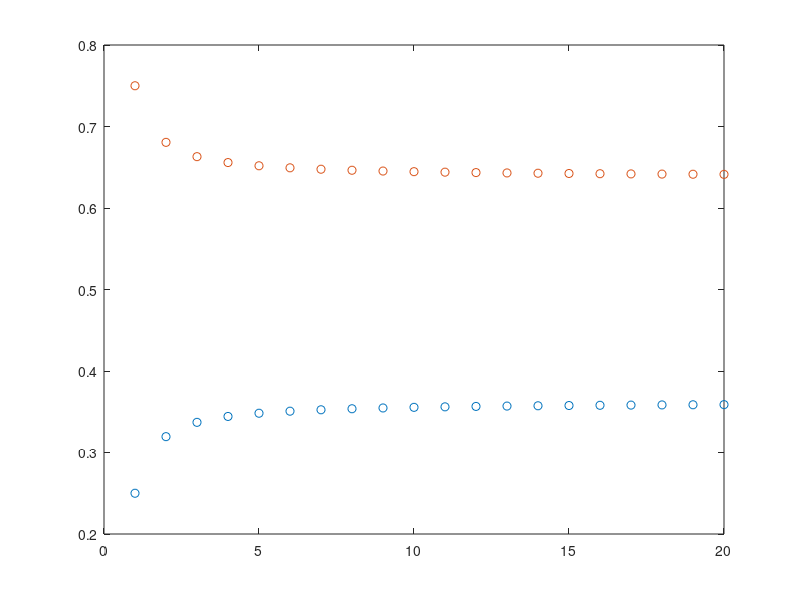

Write MATLAB code to recreate this figure. (Note: this script raises an error after producing the figure.)
maxN = 20;

col_evec   = cell(maxN,1);
col_eveci  = cell(maxN,1);
col_evec2  = cell(maxN,1);

col_eig    = cell(maxN,1);

collect1 = zeros(maxN,1);
collect2 = zeros(maxN,1);

collect_new = zeros(maxN,1);
for N = 1:maxN
  E0 = zeros(N+1,1);
  v  = zeros(N+1,1);
  M  = zeros(N+1,N+1);
  %
  E0(N+1) = 1;
  for k = 1:N
    v(k+1) = k/(k+N);
  end
  M(1,1) = 1;
  for k = 1:N
    M(k+1,k+1) = N/(k+N);
    M(k,  k+1) = k/(k+N);
  end
  collect1(N) = v'*(M^N)*E0;
  collect2(N) = v'*(M^(2*N))*E0;
  idx = linspace(0,1,N+1);
  [evec,evv] = eig(M );
  evec = evec*diag(diag(evec).^-1);
  col_evec{N}  = evec;
  ivec = inv(evec);
  %col_eveci{N} = inv(evec);

  evec2 = zeros(N+1,N+1);
  evec2(1,1) = 1;
  if N >= 2
    evec2(1,2) = -1;
    evec2(2,2) =  1;
  end
  for k = 2:N
    la = (k+N)/N;
    for j = 0:(k-1)
      evec2(j+1,k+1) = -nchoosek(k-1,j)*( (-la)^(k-1-j) );
    end
    for j = 1:k
      evec2(j+1,k+1) = evec2(j+1,k+1) ...
                     + nchoosek(k-1,j-1)*( (-la)^(k-j) );
    end
  end
  col_evec2{N}  = evec2;
  col_eveci{N} = inv(evec2);

  ivec2 = zeros(N+1,N+1);
  ivec2(1,1) = 1;
  if N >= 2
    ivec2(1,2) =  1;
    ivec2(2,2) =  1;
  end
  for k = 2:N
    la = (k+N)/N;
    ivec2(1,  k+1) = 1;
    ivec2(k+1,k+1) = 1;
    for j = 1:(k-1)
      %ivec2(j+1,k+1) = nchoosek(k-1,j)*((la)^(j+1)) + ...
      %nchoosek(k-1,j-1)*((la)^(k-j));
      ivec2(j+1,k+1) = nchoosek(k-1,j-1)*((la)^(k-j));
      ivec2(j+1,k+1) = ivec2(j+1,k+1) + nchoosek(k-1,j)*((la)^(j+1));
    end
  end

  vec1 = v'*evec;
  vec2 = zeros(N+1,1);
  for k = 1:N
    vec2(k+1) = -( (-1)^k )*( (k/N)^(k-1) )*(k/(k+N));
  end
  
  vec1A = v'*evec*(evv^N);
  vec2A = zeros(N+1,1);
  for k = 1:N
    vec2A(k+1) = -( (-1)^k )*( (k/N)^(k-1) )*(k/(k+N))*( (N/(k+N))^(N) );
    vec2A(k+1) = -( (-1)^k )*( (k^k*N^N)/( N^(k-1)*(N+k)^(N+1) ) );
  end

  col_eig{N} = diag(evv);
end

for N=1:maxN
  tmp = 0;
  for k = 0:N
    tmp = tmp - nchoosek(N,k)*(-k/(N+k))^k * (N/(k+N));
  end
  collect_new(k) = -tmp;
end

plot(collect1,'o')
hold on
plot(collect_new,'o')
yline(lambertw(1)/(1+lambertw(1)))
hold off

%%
qq = [];
ll = [];
for N = 5:maxN
  %vec1 = (sum( col_eveci{N}, 1 )); %- log(col_eig{N}')
  la = (5+N)/N;
  %q = vec1(4)-2-2*la3;
  tmp = col_eveci{N};
  q = tmp(3,6);
  %disp(q)
  %
  qq(end+1) = q;
  ll(end+1) = la;
end

mdl1 = fitlm([ll'], qq');

mdl2 = fitlm([ll', ll'.^2], qq');

mdl3 = fitlm([ll', ll'.^2, ll'.^3], qq');

mdl4 = fitlm([ll', ll'.^2, ll'.^3, ll'.^4], qq');

mdl5 = fitlm([ll', ll'.^2, ll'.^3, ll'.^4, ll'.^5], qq');

coeff = mdl3.Coefficients.Estimate;


for N = 1:maxN
  disp(col_eveci{N});
  t4 = (4+N)/N;
  vec1 = [1,27/16+t4*27/16+ t4^2*9/16+ t4^3*1/16,  6/4+t4*12/4+t4^2*6/4, 1+t4*3, 1];
  disp(vec1)
end

%%

for N = 2:maxN
  tmp = (col_eveci{N});  
  disp(tmp(:,N+1))
  %disp((N+1)^(N-1)/N^(N-2))
  disp( ( (N+2)/N )^(N-2) * N*(N-1)/2 )
end

%%

maxN = 20;

col_evec   = cell(maxN,1);
col_eveci  = cell(maxN,1);
col_evec2  = cell(maxN,1);

col_eig    = cell(maxN,1);

collect1 = zeros(maxN,1);
collect2 = zeros(maxN,1);

for N = 1:maxN
  E0 = zeros(N+1,1);
  v  = zeros(N+1,1);
  M  = zeros(N+1,N+1);
  %
  E0(N+1) = 1;
  for k = 1:N
    v(k+1) = k/(k+N);
  end
  M(1,1) = 1;
  for k = 1:N
    M(k+1,k+1) = N/(k+N);
    M(k,  k+1) = k/(k+N);
  end
  collect1(N) = v'*(M^N)*E0;
  collect2(N) = v'*(M^(2*N))*E0;
  %
  [evec,evv] = eig(M );
  evec = evec*diag(diag(evec).^-1); % scalar multiples of eigenvalues
  col_evec{N}  = evec;
  ivec = inv(evec);

  vec1 = v'*evec;
  vec2 = zeros(N+1,1);
  for k = 1:N
    vec2(k+1) = -( (-1)^k )*( (k/N)^(k-1) )*(k/(k+N));
  end
  disp(vec1./vec2')
  
  col_eig{N} = diag(evv);
end

collect_new = zeros(maxN,1);
for N=1:maxN
  tmp = 0;
  for k = 1:N
    tmp = tmp - nchoosek(N,k)*(-k/(N+k))^k * (N/(k+N));
  end
  collect_new(k) = tmp;
end

collect_new_v2 = zeros(maxN,1);
for N=1:maxN
  tmp = 0;
  for k = 1:N
    tmp = tmp + (-k)^(k-1)/factorial(k-1);
  end
  collect_new_v2(k) = tmp;
end

collect_new_v3 = zeros(maxN,1);
for N=1:maxN
  tmp = 0;
  for k = 1:N
    tmp = tmp + (-1)^(k-1)/factorial(k-1);
  end
  collect_new_v3(k) = tmp;
end

plot(collect1,'.')
hold on
plot(collect_new,'.')
plot(collect_new_v3,'.')
%plot(collect_new_v2,'.')
yline(lambertw(1)/(1+lambertw(1)))
hold off
legend('Matrix','Analytic 1','Taylor of W','Analytic 2')

collect_new2 = zeros(maxN,1);
for N=1:maxN
  tmp = 0;
  for k = 1:N
    tmp = tmp - nchoosek(N,k)*(-k/(N+k))^k * (N/(k+N))^N * (N/(k+N));
  end
  collect_new2(k) = tmp;
end

figure()
plot(collect2,'o')
hold on
plot(collect_new2,'o')
yline(lambertw(exp(-1))/(1+lambertw(exp(-1))))
hold off

%%

maxN = 100;
minN = 10;

nNs = size(minN:maxN,2);

conver = zeros(nNs,nNs);
for N = minN:maxN
  tmp = 0;
  for k = 1:N
    conver(N-minN+1,k) = (nchoosek(N,k)*( (k/(N+k))^k )*(N/(k+N)))/(k^(k-1)/factorial(k-1));
  end
end
plot(conver(:,1))
plot(conver(:,2))
plot(conver(:,3))
plot(conver(:,4))

plot(conver(:,6))

plot(conver)


X = 1:5;
Y = (X.^X)./factorial(X);
plot(X,Y,'o')
